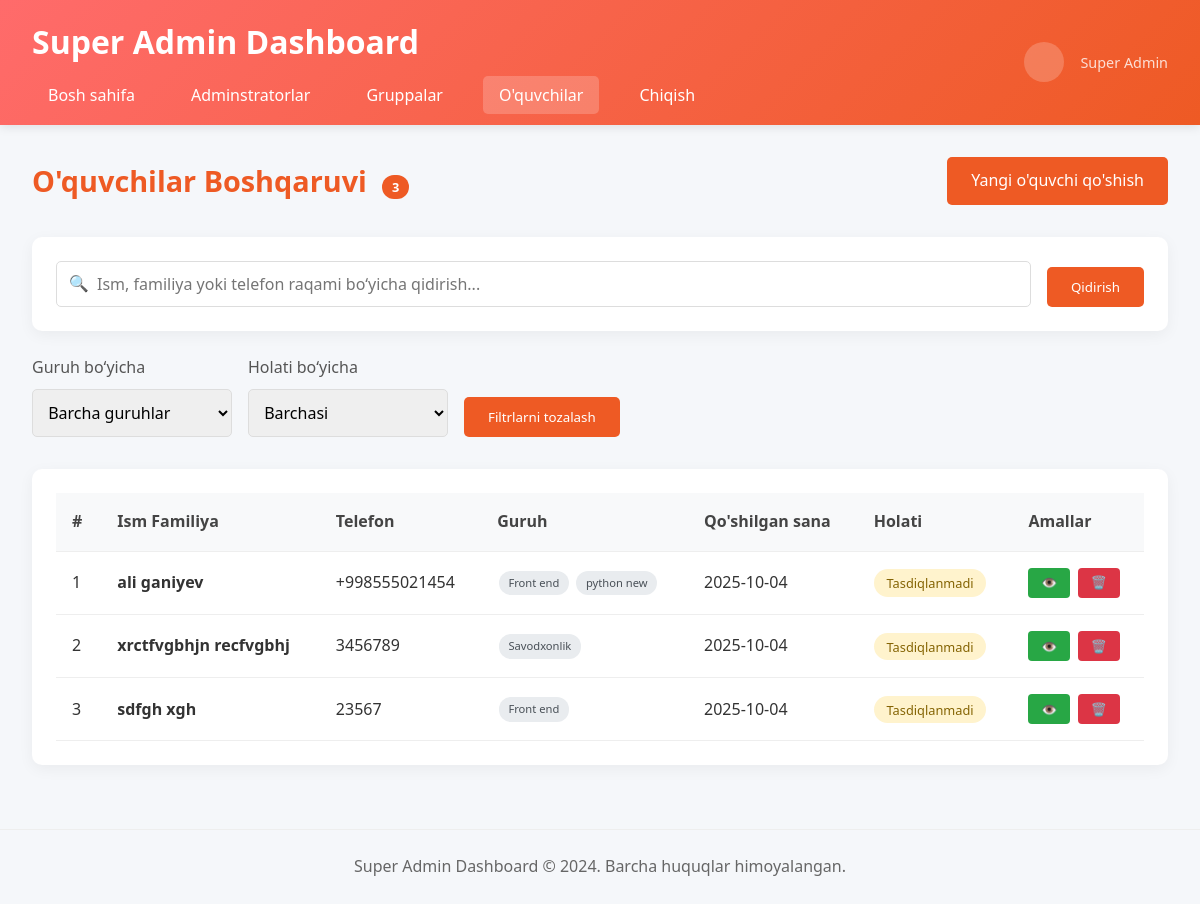
Before: /super-admin/super-admin/oquvchilar/ with the older database file.
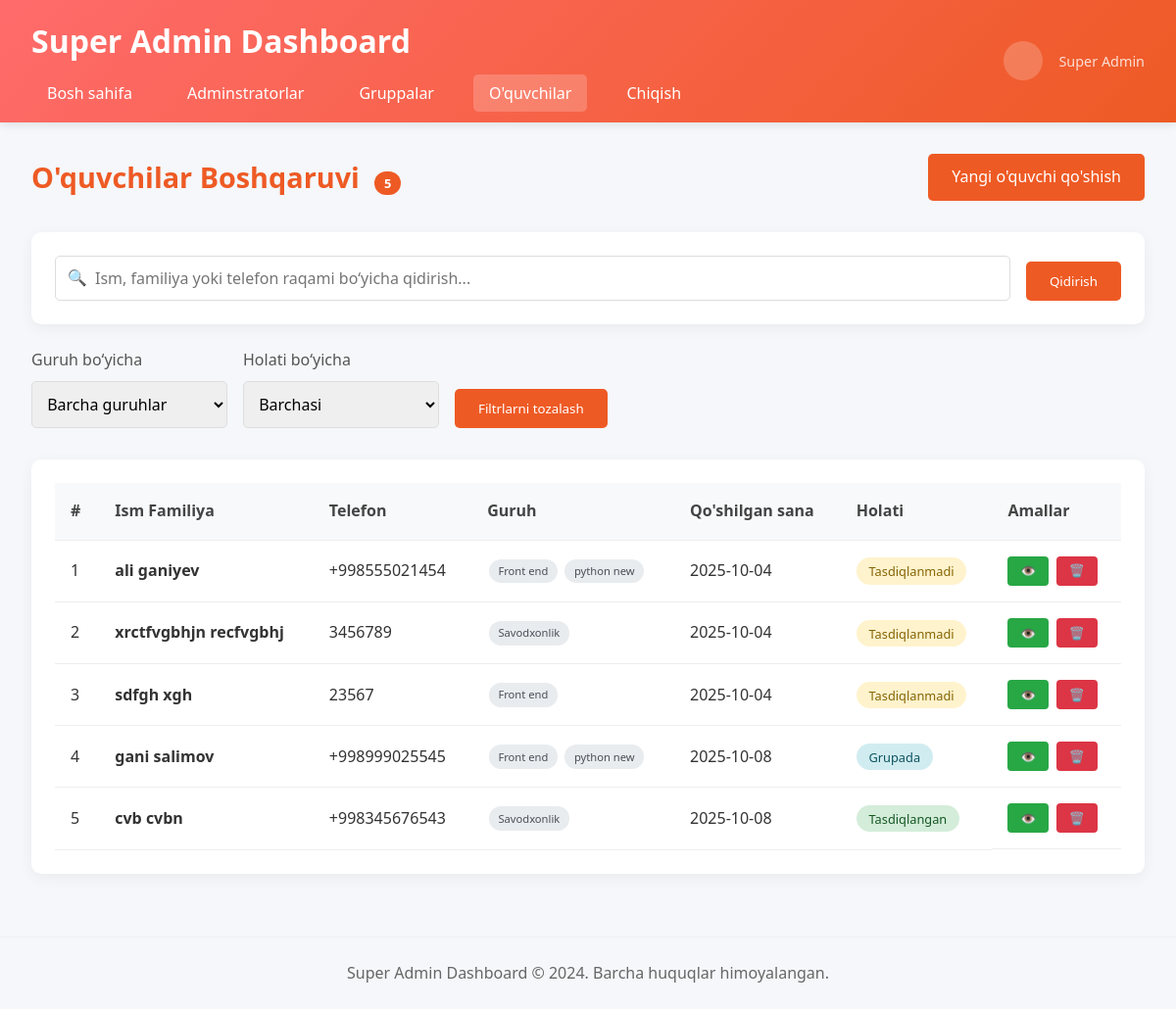
After: the same page with the newer database file.
### students/models.py (models this page shows, shortened)
class Students(models.Model):
    class Status(models.TextChoices):
        APPROVED = "approved", "Tasdiqlangan"
        NOT_CONFIRMED = "not_confirmed", "Tasdiqlanmadi"
        GROUP = "group", "Grupada"
    uuid = models.UUIDField(primary_key=True, default=uuid.uuid4, editable=False)
    username = models.CharField(max_length=100)
    password = models.CharField(max_length=128)  # Hash uchun
    phone_number = models.CharField(max_length=50)
    first_name = models.CharField(max_length=100)
    last_name = models.CharField(max_length=100)
    status = models.CharField(
        max_length=30,
        choices=Status.choices,
        default=Status.NOT_CONFIRMED,
    )
    about_student = models.TextField(blank=True,default="")
    role = models.CharField(max_length=50, default="student")
    admistrator = models.CharField(max_length=100)
    created_ad = models.DateTimeField(default=timezone.now)
    groups = models.ManyToManyField(Groups, related_name="students", blank=True)

### groups/models.py (models this page shows)
class Groups(models.Model):
    class Status(models.TextChoices):
        ACTIVE = "active", "Faol"
        INACTIVE = "inactive", "Tugagan"
    title = models.CharField(max_length=50)
    teacher = models.ForeignKey(Teachers,on_delete=models.DO_NOTHING)
    group_price = models.IntegerField(default=0)
    status = models.CharField(
        max_length=30,
        choices=Status.choices,
        default=Status.ACTIVE,
    )
    hwo_created = models.CharField(max_length=100,default='admin')
    group_time = models.CharField(default="Dushanba,Chorshanba,Juma 14:00-16:00")
    created_at = models.DateTimeField(default=timezone.now)

### admin_users/views.py (the view, shortened to what this page needs)
# urls.py: path('super-admin/oquvchilar/', views.oquvchilar, name='oquvchilar'),
def oquvchilar(request):
    students = Student.objects.all()
    groups = Group.objects.filter(status='active')
    group_filter = request.GET.get('group_filter')
    status_filter = request.GET.get('status_filter')
    payment_filter = request.GET.get('payment_filter')
    if group_filter:
        students = students.filter(group_id=group_filter)
    if status_filter:
        students = students.filter(status=status_filter)
    if payment_filter:
        students = students.filter(payment_status=payment_filter)
    context = {
        'students': students,
        'groups': groups,
        'selected_group': group_filter,
        'selected_status': status_filter,
        'selected_payment': payment_filter
    }
    return render(request, 'super_admin/oquvchilar.html', context)

### templates/super_admin/oquvchilar.html (shortened to what the changed rows need)
{% load static %}
<!DOCTYPE html>
<html lang="uz">
<head>
</head>
<body>
    <header>
        <div class="header-content">
            <div>
                <h1>Super Admin Dashboard</h1>
            </div>
        </div>
    </header>
    <main>
        <div class="page-header">
            <h2 class="page-title">
                O'quvchilar Boshqaruvi
                <span class="student-count" id="studentCount">{{ students|length }}</span>
            </h2>
        </div>
        <div class="table-container">
            <table id="studentsTable">
                <thead>
                    <tr>
                        <th>#</th>
                        <th>Ism Familiya</th>
                        <th>Telefon</th>
                        <th>Guruh</th>
                        <th>Qo'shilgan sana</th>
                        <th>Holati</th>
                        <th>Amallar</th>
                    </tr>
                </thead>
                <tbody id="studentsTableBody">
                    {% for student in students %}
                        <tr class="student-row"
                            data-name="{{ student.first_name }} {{ student.last_name }}"
                            data-phone="{{ student.phone_number }}"
                            data-groups="{% for group in student.groups.all %}{{ group.title }}{% if not forloop.last %},{% endif %}{% endfor %}"
                            data-status="{{ student.status }}">
                            <td>{{ forloop.counter }}</td>
                            <td>
                                <strong>{{ student.first_name }} {{ student.last_name }}</strong>
                            </td>
                            <td>{{ student.phone_number }}</td>
                            <td>
                                {% for group in student.groups.all %}
                                    <a href="{% url 'group_detail' group.id %}" class="group-badge">
                                        {{ group.title }}
                                    </a>
                                {% empty %}
                                    <em style="color: #666; font-size: 0.9rem;">Guruh yo'q</em>
                                {% endfor %}
                            </td>
                            <td>{{ student.created_ad|date:"Y-m-d" }}</td>
                            <td>
                                {% if student.status == 'approved' %}
                                    <span class="status-approved">Tasdiqlangan</span>
                                {% elif student.status == 'not_confirmed' %}
                                    <span class="status-not-confirmed">Tasdiqlanmadi</span>
                                {% elif student.status == 'group' %}
                                    <span class="status-group">Grupada</span>
                                {% endif %}
                            </td>
                            <td class="action-buttons">
                                <a href="{% url 'student_detail' student.uuid %}" class="btn-sm btn-view">👁️</a>
                                <a href="{% url 'student_delete' student.uuid %}" class="btn-sm btn-delete">🗑️</a>
                            </td>
                        </tr>
                    {% endfor %}
                </tbody>
            </table>
        </div>
    </main>
</body>
</html>

Changed rows visible on the page:
added Students: first_name "gani", last_name "salimov", phone_number "+998999025545", created_ad "2025-10-08", status "Grupada", Groups (title "Front end"), Groups (title "python new")
added Students: first_name "cvb", last_name "cvbn", phone_number "+998345676543", created_ad "2025-10-08", status "Tasdiqlangan", Groups (title "Savodxonlik")
Other visible differences:
{{ students|length }}: "3" → "5"
